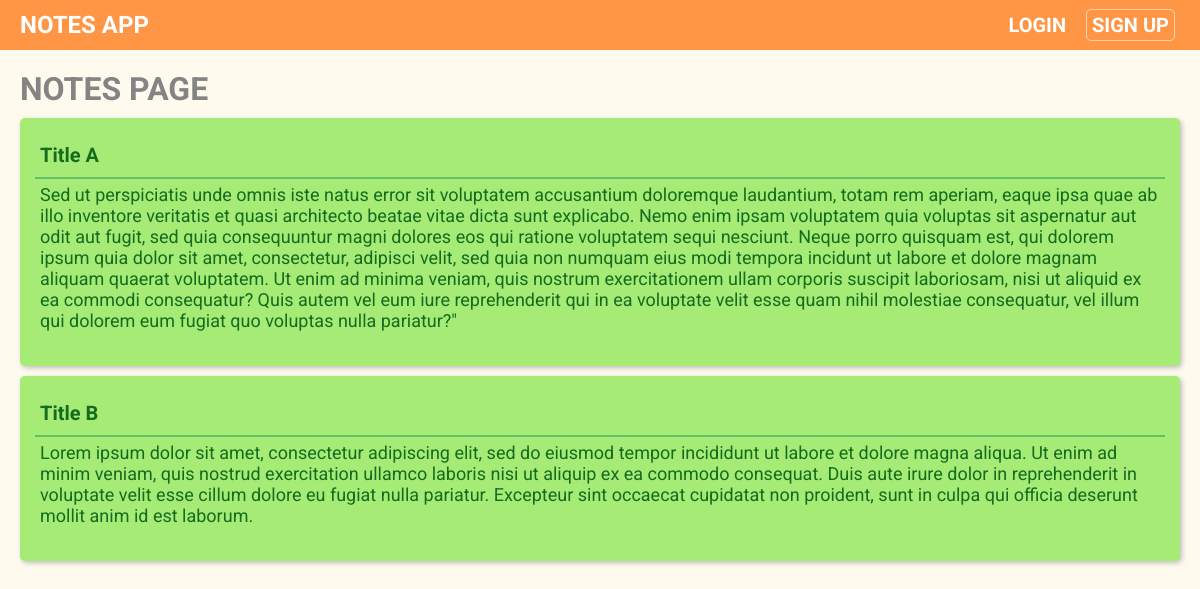
Screenshot of /notes/ (signed in) with the database file from the repository.
### notes/models.py (models this page shows, shortened)
class NoteModel(models.Model):
  user_obj = models.ForeignKey(User,on_delete=models.CASCADE,default=1)
  title = models.CharField(max_length=60)
  text = models.CharField(max_length=800)
  created_date = models.DateTimeField(auto_now_add=True)

### notes/views.py (the view, shortened to what this page needs)
# urls.py: path('notes/', views.notes_view, name='notes'),
def notes_view(request):
  user = request.user
  if not user.is_anonymous :
    l_notes = NoteModel.objects.filter(user_obj=user)
    context = { 'notes' : l_notes}
  else:
    context = {}
  return render(request,'notes/notes.html',context)

### notes/templates/notes/notes.html (shortened to what this page needs)
{% extends 'notes/base.html' %}
{% block content %}
<div class="notes-container">
  <h1>NOTES PAGE</h1>
  {% for note in notes %}
    <form id="{{note.id}}" method="post">
      <div class="card">
        <div class="title-box">
          <input name = "title" placeholder="Title" value = "{{note.title}}" maxlength="100" autocomplete="off" onkeyup="delayTrigger('{{note.id}}')"></input>
        </div>
        <div class="text-box">
          <div class="scroll-box">
            <span type="text" class="textarea" name="text" role="textbox" contenteditable placeholder="Text" onkeyup="delayTrigger('{{note.id}}')">{{note.text}}</span>
          </div>
        </div>
      </div>
    </form>
  {% endfor %}
</div>
{% endblock %}

### notes/templates/notes/base.html (shortened to what this page needs)
{% load static %}
<!DOCTYPE html>
<html lang="en">
<head>
  <link rel="stylesheet" type="text/css" href="{% static 'notes/base.css' %}">
  <link rel="stylesheet" type="text/css" href="{% static 'notes/notes.css' %}">
</head>
<body>
  <nav>
    <div class="container">
      <h1>NOTES APP</h1>
      <div class="options">
        <a href="{% url 'users:login' %}">LOGIN</a>
        <a class="sign-up" href="{% url 'users:register' %}">SIGN UP</a>
      </div>
    </div>
  </nav>
  <div class="main-container">
    {% block content %}
    {% endblock %}
  </div>
</body>
</html>

### notes/static/notes/base.css (style rules this page uses)
:root { --bg:white; --navbar-height:50px; --navar-bg:#ff9646; --options-size:20px; --icon-size:25px; }
* { box-sizing: border-box; font-family: Roboto; margin: 0; padding: 0; }
body { background-color:white; width: 100vw; height: 100vh; }
a { text-decoration-line: none; font-weight: bold; color: white; margin: 0; padding: 0; }
nav { background-color: var(--navar-bg); color: white; box-shadow: 0px 2px 10px #4141415b; padding: 0px 20px; height: var(--navbar-height); display: flex; flex-direction: column; justify-content: center; }
nav .container { display: flex; position: relative; }
nav .container .options { display: flex; position: absolute; right:0px; align-items: center; align-self: center; justify-content: center; height: 100%; }
nav .container .options a { padding: 3px 5px; margin-left: 10px; margin-right: 5px; text-align: center; font-size: var(--options-size); }
.sign-up { border: 1px solid rgba(255, 255, 255, 0.58); border-radius: 5px; }
.main-container { height: calc(100% - var(--navbar-height)); display: flex; flex-direction: column; }

### notes/static/notes/notes.css (style rules this page uses)
.notes-container { background-color: rgb(255, 250, 238); color: rgb(255, 255, 255); height: 100%; padding: 20px 20px 0px 20px; }
.notes-container h1 { color: rgb(132, 132, 132); }
.card { background-color: rgb(165, 235, 118); padding: 15px 15px 30px 15px; margin: 10px 0px; box-shadow: 2px 2px 5px rgb(190, 190, 190); border-radius: 5px; position: relative; }
.card .title-box { margin: 10px 5px; }
.card .text-box { border-top: 2px solid rgb(98, 192, 102); padding: 5px; }
.card .scroll-box { min-height: 50px; max-height: 150px; overflow: auto; }
.card .textarea, .card input { border: none; background: transparent; outline: none; color: rgb(21, 108, 30); }
.card input { font-weight: bold; width: 90%; font-size: 20px; }
.card .textarea { width: 100%; font-size: 18px; }

### rows the page displays
NoteModel: title "Title A", text "Sed ut perspiciatis unde omnis iste natus error sit voluptatem accusantium doloremque laudantium, totam rem aperiam, eaque ipsa quae ab illo inventore veritatis et quasi architecto beatae vitae dicta sunt explicabo. Nemo enim ipsam voluptatem quia voluptas sit aspernatur aut odit aut fugit, sed quia consequuntur magni dolores eos qui ratione voluptatem sequi nesciunt. Neque porro quisquam est, qui dolorem ipsum quia dolor sit amet, consectetur, adipisci velit, sed quia non numquam eius modi tempora incidunt ut labore et dolore magnam aliquam quaerat voluptatem. Ut enim ad minima veniam, quis nostrum exercitationem ullam corporis suscipit laboriosam, nisi ut aliquid ex ea commodi…"
NoteModel: title "Title B", text "Lorem ipsum dolor sit amet, consectetur adipiscing elit, sed do eiusmod tempor incididunt ut labore et dolore magna aliqua. Ut enim ad minim veniam, quis nostrud exercitation ullamco laboris nisi ut aliquip ex ea commodo consequat. Duis aute irure dolor in reprehenderit in voluptate velit esse cillum dolore eu fugiat nulla pariatur. Excepteur sint occaecat cupidatat non proident, sunt in culpa qui officia deserunt mollit anim id est laborum."
